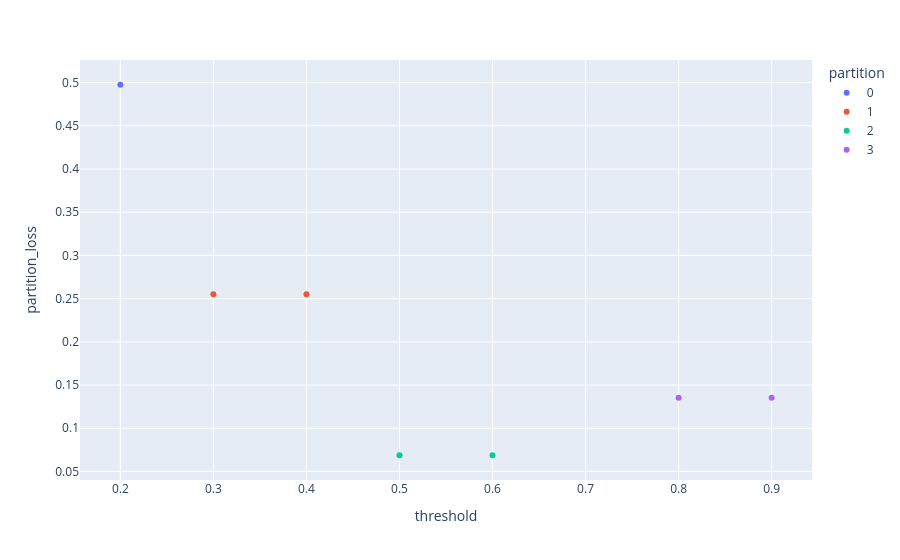

The cell this chart's notebook holds for it:
### Code cell
print(f"True threshold: {threshold_true}")
fig = px.scatter(results, x = "threshold", y="partition_loss", color="partition", hover_data=["accuracy_loss"])

fig.show()

### Figure 1 — Plotly figure (JSON) as saved in the notebook; plotly's stock layout.template omitted (floating-point values rounded to 4 significant figures)
{"data": [{"customdata": [[0.4975]], "hovertemplate": "partition=0<br>threshold=%{x}<br>partition_loss=%{y}<br>accuracy_loss=%{customdata[0]}<extra></extra>", "legendgroup": "0", "marker": {"color": "#636efa", "symbol": "circle"}, "mode": "markers", "name": "0", "orientation": "v", "showlegend": true, "type": "scatter", "x": [0.2], "xaxis": "x", "y": [0.4975], "yaxis": "y"}, {"customdata": [[0.3085], [0.1915]], "hovertemplate": "partition=1<br>threshold=%{x}<br>partition_loss=%{y}<br>accuracy_loss=%{customdata[0]}<extra></extra>", "legendgroup": "1", "marker": {"color": "#EF553B", "symbol": "circle"}, "mode": "markers", "name": "1", "orientation": "v", "showlegend": true, "type": "scatter", "x": [0.3, 0.4], "xaxis": "x", "y": [0.255, 0.255], "yaxis": "y"}, {"customdata": [[0.1125], [0.01252]], "hovertemplate": "partition=2<br>threshold=%{x}<br>partition_loss=%{y}<br>accuracy_loss=%{customdata[0]}<extra></extra>", "legendgroup": "2", "marker": {"color": "#00cc96", "symbol": "circle"}, "mode": "markers", "name": "2", "orientation": "v", "showlegend": true, "type": "scatter", "x": [0.5, 0.6], "xaxis": "x", "y": [0.06877, 0.06877], "yaxis": "y"}, {"customdata": [[0.1229], [0.3908]], "hovertemplate": "partition=3<br>threshold=%{x}<br>partition_loss=%{y}<br>accuracy_loss=%{customdata[0]}<extra></extra>", "legendgroup": "3", "marker": {"color": "#ab63fa", "symbol": "circle"}, "mode": "markers", "name": "3", "orientation": "v", "showlegend": true, "type": "scatter", "x": [0.8, 0.9], "xaxis": "x", "y": [0.1352, 0.1352], "yaxis": "y"}], "layout": {"legend": {"title": {"text": "partition"}, "tracegroupgap": 0}, "margin": {"t": 60}, "xaxis": {"anchor": "y", "domain": [0, 1], "title": {"text": "threshold"}}, "yaxis": {"anchor": "x", "domain": [0, 1], "title": {"text": "partition_loss"}}}}
